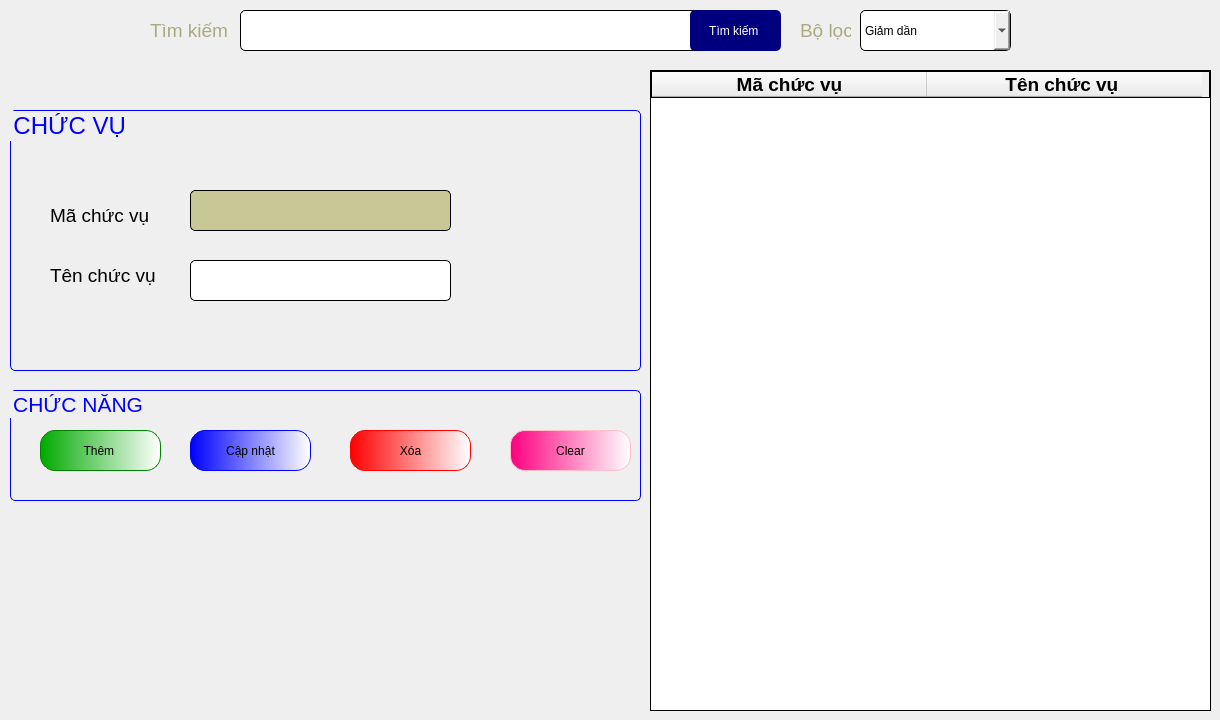
      <widget class="QWidget" name="tab_8">
       <attribute name="title">
        <string>Chức vụ</string>
       </attribute>
       <widget class="QTableWidget" name="tableChucVu">
        <property name="enabled">
         <bool>true</bool>
        </property>
        <property name="geometry">
         <rect>
          <x>650</x>
          <y>70</y>
          <width>561</width>
          <height>641</height>
         </rect>
        </property>
        <property name="styleSheet">
         <string notr="true">border: 1px solid black ;
font: 14pt &quot;Tahoma&quot;;</string>
        </property>
        <attribute name="horizontalHeaderDefaultSectionSize">
         <number>275</number>
        </attribute>
        <column>
         <property name="text">
          <string>Mã chức vụ</string>
         </property>
         <property name="font">
          <font>
           <family>Tahoma</family>
           <pointsize>14</pointsize>
           <weight>75</weight>
           <bold>true</bold>
          </font>
         </property>
         <property name="textAlignment">
          <set>AlignCenter</set>
         </property>
        </column>
        <column>
         <property name="text">
          <string>Tên chức vụ </string>
         </property>
         <property name="font">
          <font>
           <family>Tahoma</family>
           <pointsize>14</pointsize>
           <weight>75</weight>
           <bold>true</bold>
          </font>
         </property>
         <property name="textAlignment">
          <set>AlignCenter</set>
         </property>
        </column>
       </widget>
       <widget class="QComboBox" name="cbSortCV">
        <property name="geometry">
         <rect>
          <x>860</x>
          <y>10</y>
          <width>151</width>
          <height>41</height>
         </rect>
        </property>
        <property name="styleSheet">
         <string notr="true">QComboBox{
font: 16pt &quot;Tahoma&quot;;
	color: rgb(0, 0, 0);
border: 1px solid black;
border-radius:5px;
}</string>
        </property>
        <item>
         <property name="text">
          <string>Giảm dần</string>
         </property>
        </item>
        <item>
         <property name="text">
          <string>Tăng dần</string>
         </property>
        </item>
       </widget>
       <widget class="QLabel" name="label_129">
        <property name="geometry">
         <rect>
          <x>150</x>
          <y>10</y>
          <width>81</width>
          <height>41</height>
         </rect>
        </property>
        <property name="font">
         <font>
          <family>Tahoma</family>
          <pointsize>14</pointsize>
         </font>
        </property>
        <property name="styleSheet">
         <string notr="true">color: rgb(170, 170, 127);</string>
        </property>
        <property name="text">
         <string>Tìm kiếm </string>
        </property>
       </widget>
       <widget class="QGroupBox" name="groupBox_63">
        <property name="geometry">
         <rect>
          <x>10</x>
          <y>390</y>
          <width>631</width>
          <height>111</height>
         </rect>
        </property>
        <property name="font">
         <font>
          <family>Tahoma</family>
          <pointsize>16</pointsize>
         </font>
        </property>
        <property name="styleSheet">
         <string notr="true">QGroupBox{
border:0.5px solid blue;
border-radius:5px;
color:blue;
}</string>
        </property>
        <property name="title">
         <string>CHỨC NĂNG </string>
        </property>
        <widget class="QPushButton" name="btnThemCV">
         <property name="geometry">
          <rect>
           <x>30</x>
           <y>40</y>
           <width>121</width>
           <height>41</height>
          </rect>
         </property>
         <property name="styleSheet">
          <string notr="true">QPushButton{
font: 16pt &quot;Tahoma&quot;;
border-radius:15px;
border:1px solid green;
	background-color: qlineargradient(spread:pad, x1:0, y1:0, x2:1, y2:0, stop:0 rgba(0, 170, 0, 255), stop:1 rgba(255, 255, 255, 255));
}
QPushButton:hover{
background-color: qlineargradient(spread:pad, x1:0, y1:0, x2:1, y2:0, stop:0 rgba(85, 255, 0, 255), stop:1 rgba(255, 255, 255, 255));
	font: 18pt &quot;Tahoma&quot;;
}
</string>
         </property>
         <property name="text">
          <string>Thêm </string>
         </property>
        </widget>
        <widget class="QPushButton" name="btnCapNhatChucVu">
         <property name="geometry">
          <rect>
           <x>180</x>
           <y>40</y>
           <width>121</width>
           <height>41</height>
          </rect>
         </property>
         <property name="styleSheet">
          <string notr="true">QPushButton{
font: 16pt &quot;Tahoma&quot;;
border-radius:15px;
border:1px solid blue;
	background-color: qlineargradient(spread:pad, x1:0, y1:0, x2:1, y2:0, stop:0 rgba(0, 0, 255, 255), stop:1 rgba(255, 255, 255, 255));
}
QPushButton:hover{
	font: 18pt &quot;Tahoma&quot;;
	background-color: qlineargradient(spread:repeat, x1:0, y1:0, x2:1, y2:0, stop:0 rgba(0, 85, 255, 255), stop:1 rgba(255, 255, 255, 255));
}
</string>
         </property>
         <property name="text">
          <string>Cập nhật</string>
         </property>
        </widget>
        <widget class="QPushButton" name="btnXoaChucVu">
         <property name="geometry">
          <rect>
           <x>340</x>
           <y>40</y>
           <width>121</width>
           <height>41</height>
          </rect>
         </property>
         <property name="styleSheet">
          <string notr="true">QPushButton{
font: 16pt &quot;Tahoma&quot;;
border-radius:15px;
border:1px solid red;
	background-color: qlineargradient(spread:pad, x1:0, y1:0, x2:1, y2:0, stop:0 rgba(255, 0, 0, 255), stop:1 rgba(255, 255, 255, 255));
}
QPushButton:hover{
	font: 18pt &quot;Tahoma&quot;;
	background-color:qlineargradient(spread:pad, x1:0, y1:0, x2:1, y2:0.028, stop:0 rgba(189, 0, 0, 255), stop:1 rgba(255, 255, 255, 255))
}
</string>
         </property>
         <property name="text">
          <string>Xóa</string>
         </property>
        </widget>
        <widget class="QPushButton" name="btnClearChucVu">
         <property name="geometry">
          <rect>
           <x>500</x>
           <y>40</y>
           <width>121</width>
           <height>41</height>
          </rect>
         </property>
         <property name="styleSheet">
          <string notr="true">QPushButton{
font: 16pt &quot;Tahoma&quot;;
border-radius:15px;
border:1px solid pink;
background-color: qlineargradient(spread:pad, x1:0, y1:0, x2:1, y2:0, stop:0 rgba(255, 0, 127, 255), stop:1 rgba(255, 255, 255, 255))
}
QPushButton:hover{
	font: 18pt &quot;Tahoma&quot;;
background-color:qlineargradient(spread:pad, x1:0, y1:0, x2:1, y2:0, stop:0 rgba(134, 0, 67, 255), stop:1 rgba(255, 255, 255, 255))
}
</string>
         </property>
         <property name="text">
          <string>Clear</string>
         </property>
        </widget>
       </widget>
       <widget class="QLineEdit" name="txtTimKiem">
        <property name="geometry">
         <rect>
          <x>240</x>
          <y>10</y>
          <width>481</width>
          <height>41</height>
         </rect>
        </property>
        <property name="styleSheet">
         <string notr="true">QLineEdit{
font: 16pt &quot;Tahoma&quot;;
border-radius:5px;
border: 1px solid black;
}</string>
        </property>
       </widget>
       <widget class="QLabel" name="label_212">
        <property name="geometry">
         <rect>
          <x>800</x>
          <y>10</y>
          <width>51</width>
          <height>41</height>
         </rect>
        </property>
        <property name="font">
         <font>
          <family>Tahoma</family>
          <pointsize>14</pointsize>
         </font>
        </property>
        <property name="styleSheet">
         <string notr="true">color: rgb(170, 170, 127);</string>
        </property>
        <property name="text">
         <string>Bộ lọc</string>
        </property>
       </widget>
       <widget class="QGroupBox" name="groupBox_64">
        <property name="geometry">
         <rect>
          <x>10</x>
          <y>110</y>
          <width>631</width>
          <height>261</height>
         </rect>
        </property>
        <property name="font">
         <font>
          <family>Tahoma</family>
          <pointsize>18</pointsize>
         </font>
        </property>
        <property name="styleSheet">
         <string notr="true">QGroupBox{
border-radius: 5px;
border:0.5px solid blue;
color:blue;
}</string>
        </property>
        <property name="title">
         <string>CHỨC VỤ </string>
        </property>
        <widget class="QLabel" name="label_245">
         <property name="geometry">
          <rect>
           <x>40</x>
           <y>90</y>
           <width>111</width>
           <height>31</height>
          </rect>
         </property>
         <property name="font">
          <font>
           <family>Tahoma</family>
           <pointsize>14</pointsize>
          </font>
         </property>
         <property name="text">
          <string>Mã chức vụ </string>
         </property>
        </widget>
        <widget class="QLabel" name="label_246">
         <property name="geometry">
          <rect>
           <x>40</x>
           <y>150</y>
           <width>111</width>
           <height>31</height>
          </rect>
         </property>
         <property name="font">
          <font>
           <family>Tahoma</family>
           <pointsize>14</pointsize>
          </font>
         </property>
         <property name="text">
          <string>Tên chức vụ </string>
         </property>
        </widget>
        <widget class="QLineEdit" name="lineMaChucVu">
         <property name="enabled">
          <bool>false</bool>
         </property>
         <property name="geometry">
          <rect>
           <x>180</x>
           <y>80</y>
           <width>261</width>
           <height>41</height>
          </rect>
         </property>
         <property name="styleSheet">
          <string notr="true">QLineEdit{
font: 16pt &quot;Tahoma&quot;;
border-radius:5px;
border: 1px solid black;
	color: rgb(6, 6, 6);
	background-color: ;
	background-color: rgb(200, 200, 150);
}</string>
         </property>
         <property name="text">
          <string/>
         </property>
        </widget>
        <widget class="QLineEdit" name="lineTenChucVu">
         <property name="geometry">
          <rect>
           <x>180</x>
           <y>150</y>
           <width>261</width>
           <height>41</height>
          </rect>
         </property>
         <property name="styleSheet">
          <string notr="true">QLineEdit{
font: 16pt &quot;Tahoma&quot;;
border-radius:5px;
border: 1px solid black;
}</string>
         </property>
         <property name="text">
          <string/>
         </property>
        </widget>
       </widget>
       <widget class="QPushButton" name="btnTimKiemCV">
        <property name="geometry">
         <rect>
          <x>690</x>
          <y>10</y>
          <width>91</width>
          <height>41</height>
         </rect>
        </property>
        <property name="styleSheet">
         <string notr="true">QPushButton{
background-color: rgb(0, 0, 127);
color:white;
	font: 14pt &quot;Tahoma&quot;;
border-radius:5px;
}
QPushButton:hover{
border:0.5px solid black;
	background-color: yellow;
color:black;
	
}</string>
        </property>
        <property name="text">
         <string>Tìm kiếm </string>
        </property>
       </widget>
      </widget>
